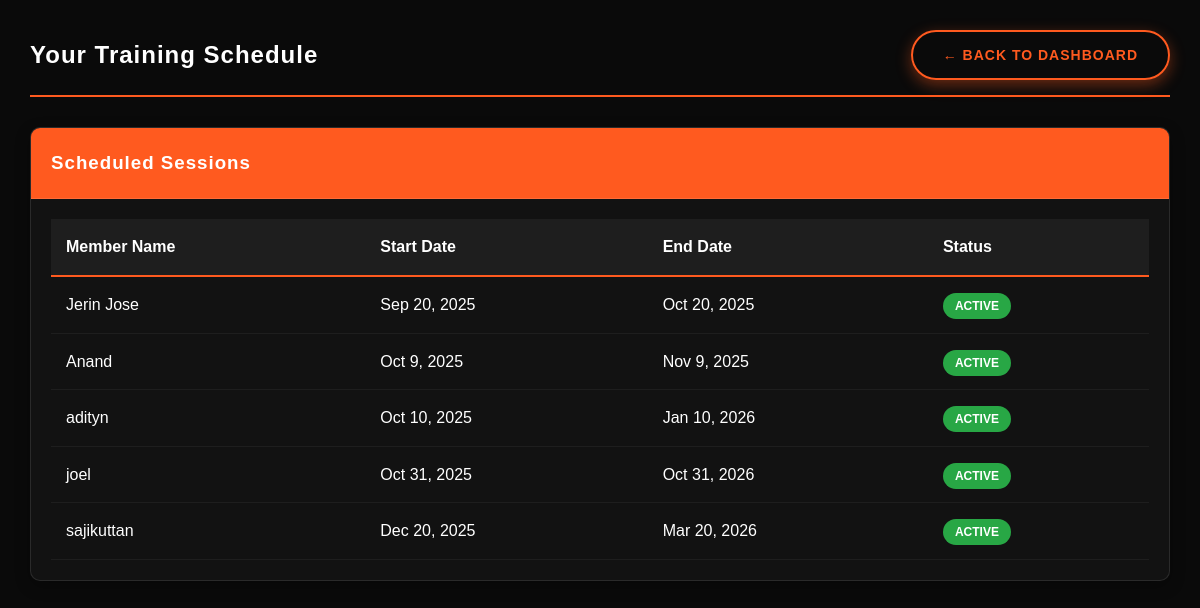
The app's page /trainer/schedule.php (signed in) with its own data.
### tables this page shows
CREATE TABLE `bookings` (
  `booking_id` int(11) NOT NULL,
  `member_id` int(11) NOT NULL,
  `trainer_id` int(11) DEFAULT NULL,
  `package_id` int(11) NOT NULL,
  `start_date` date NOT NULL,
  `end_date` date NOT NULL,
  `time_slot` varchar(50) DEFAULT NULL,
  `status` enum('active','completed','cancelled') DEFAULT 'active',
  `notes` text DEFAULT NULL
);

CREATE TABLE `members` (
  `member_id` int(11) NOT NULL,
  `user_id` int(11) NOT NULL,
  `full_name` varchar(100) NOT NULL,
  `dob` date DEFAULT NULL,
  `gender` enum('male','female','other') DEFAULT NULL,
  `phone` varchar(20) DEFAULT NULL,
  `address` text DEFAULT NULL,
  `image` varchar(255) DEFAULT 'default.jpg',
  `join_date` date DEFAULT NULL
);

### trainer/schedule.php (the view, shortened to what this page needs)
<?php
require_once '../includes/auth.php';
$stmt = $conn->prepare("SELECT * FROM trainers WHERE user_id = ?");
$stmt->execute([$_SESSION['user_id']]);
$trainer = $stmt->fetch();
$scheduled_sessions = $conn->query("
    SELECT m.full_name, b.start_date, b.end_date, b.status
    FROM bookings b
    JOIN members m ON b.member_id = m.member_id
    WHERE b.trainer_id = {$trainer['trainer_id']}
    ORDER BY b.start_date
")->fetchAll();
?>
<!DOCTYPE html>
<html lang="en">
<head>
</head>
<body>
    <div class="container">
        <div class="page-header">
            <h2>Your Training Schedule</h2>
            <a href="dashboard.php" class="btn btn-outline">← Back to Dashboard</a>
        </div>
        <div class="card">
            <div class="card-header">
                <h3 class="mb-0">Scheduled Sessions</h3>
            </div>
            <div class="card-body">
                <?php if(empty($scheduled_sessions)): ?>
                    <div class="empty-state">
                        <p>You don't have any scheduled sessions yet.</p>
                        <a href="#" class="btn">View Available Members</a>
                    </div>
                <?php else: ?>
                    <div class="table-responsive">
                        <table class="table">
                            <thead>
                                <tr>
                                    <th>Member Name</th>
                                    <th>Start Date</th>
                                    <th>End Date</th>
                                    <th>Status</th>
                                </tr>
                            </thead>
                            <tbody>
                                <?php foreach($scheduled_sessions as $session): ?>
                                <tr>
                                    <td><?= htmlspecialchars($session['full_name']) ?></td>
                                    <td><?= date('M j, Y', strtotime($session['start_date'])) ?></td>
                                    <td><?= date('M j, Y', strtotime($session['end_date'])) ?></td>
                                    <td>
                                        <span class="badge bg-<?=
                                            $session['status'] == 'active' ? 'success' :
                                            ($session['status'] == 'completed' ? 'secondary' : 'warning')
                                        ?>">
                                            <?= ucfirst($session['status']) ?>
                                        </span>
                                    </td>
                                </tr>
                                <?php endforeach; ?>
                            </tbody>
                        </table>
                    </div>
                <?php endif; ?>
            </div>
        </div>
    </div>
</body>
</html>

### trainer/schedule.php (style rules this page uses)
:root { --primary: #FF5A1F; --primary-dark: #E04A14; --dark: #121212; --darker: #0A0A0A; --light: #F8F9FA; --text-dark: #E0E0E0; --text-light: #FFFFFF; --success: #28a745; --info: #17a2b8; --warning: #ffc107; --danger: #dc3545; }
* { margin: 0; padding: 0; box-sizing: border-box; }
body { font-family: 'Montserrat', sans-serif; background-color: var(--darker); color: var(--text-light); line-height: 1.6; margin: 0; padding: 0; }
h1, h2, h3, h4, h5, h6 { font-family: 'Oswald', sans-serif; font-weight: 700; letter-spacing: 1px; color: var(--text-light); margin-top: 0; }
.container { padding: 30px; max-width: 1200px; margin: 0 auto; min-height: 100vh; }
.card { background-color: var(--dark); border-radius: 10px; box-shadow: 0 5px 15px rgba(0,0,0,0.3); border: 1px solid rgba(255,255,255,0.1); margin-bottom: 30px; transition: all 0.3s ease; overflow: hidden; }
.card-header { background-color: var(--primary); color: white; padding: 20px; border-bottom: 1px solid rgba(255,255,255,0.1); }
.card-body { padding: 20px; }
.btn { display: inline-block; padding: 12px 30px; background-color: var(--primary); color: white; text-decoration: none; border-radius: 50px; font-weight: 600; text-transform: uppercase; letter-spacing: 1px; transition: all 0.3s ease; border: none; cursor: pointer; font-size: 14px; box-shadow: 0 5px 15px rgba(255, 90, 31, 0.4); }
.btn-outline { background-color: transparent; border: 2px solid var(--primary); color: var(--primary); }
.table { width: 100%; color: var(--text-light); border-collapse: collapse; }
.table th { background-color: rgba(255,255,255,0.05); padding: 15px; text-align: left; font-weight: 600; border-bottom: 2px solid var(--primary); }
.table td { padding: 15px; border-bottom: 1px solid rgba(255,255,255,0.05); }
.badge { padding: 6px 12px; border-radius: 50px; font-size: 12px; font-weight: 600; text-transform: uppercase; }
.bg-success { background-color: var(--success) !important; }
.page-header { display: flex; justify-content: space-between; align-items: center; margin-bottom: 30px; padding-bottom: 15px; border-bottom: 2px solid var(--primary); }

### records on screen
bookings: member.full_name "Jerin Jose", start_date "Sep 20, 2025", end_date "Oct 20, 2025", status "ACTIVE"
bookings: member.full_name "Anand", start_date "Oct 9, 2025", end_date "Nov 9, 2025", status "ACTIVE"
bookings: member.full_name "adityn", start_date "Oct 10, 2025", end_date "Jan 10, 2026", status "ACTIVE"
bookings: member.full_name "joel", start_date "Oct 31, 2025", end_date "Oct 31, 2026", status "ACTIVE"
bookings: member.full_name "sajikuttan", start_date "Dec 20, 2025", end_date "Mar 20, 2026", status "ACTIVE"
